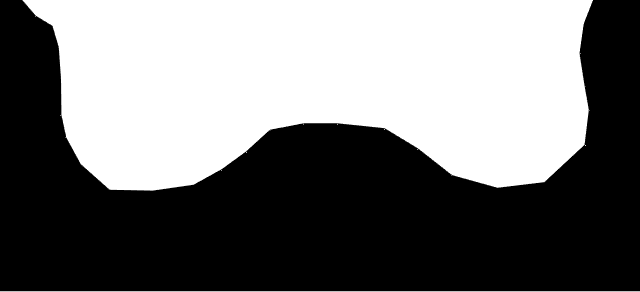
%> input picture Segmentation MATLAB Code/ALL VOLUNTEERS/cropped volunteers/SnakesV1C.tif, 640 x 292 px
$ octave jaccard_practice.m   (GNU Octave 9; MATLAB toolbox functions it lacks are replaced by stand-ins)
%> lines starting %> are read from the running program, lines starting %| are printed output that depends on the picture; in (x1, y1, x2, y2) boxes, pixels count from 0 and x2, y2 are one past the last pixel; in counts of white or black regions, pixels touching at a corner belong together; the program's own positions count from 1
 close all
% [17 lines of commented-out code are left out]
J = imread('SnakesV1C.tif');
[x,y,z]=size(J) %necessary for snakes to run
%> x = 292; y = 640; z = 4
J(:,:,1)=[]; %neccessary for snakes to run
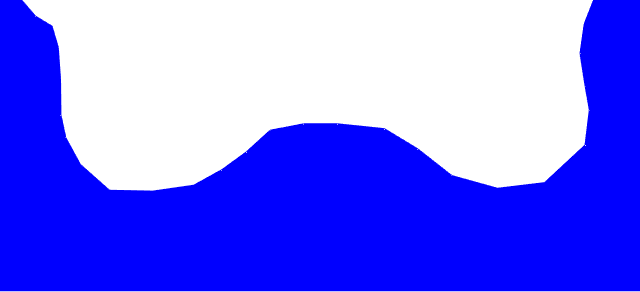
%> J: size 292x640x3 uint8; mean R, G, B 116.5, 116.5, 255
% [4 lines of commented-out code are left out]

JJ=logical(J);
% [a,b,c]=size(JJ);
JJ(:,:,1)=[];
JJ(:,:,2)=[];
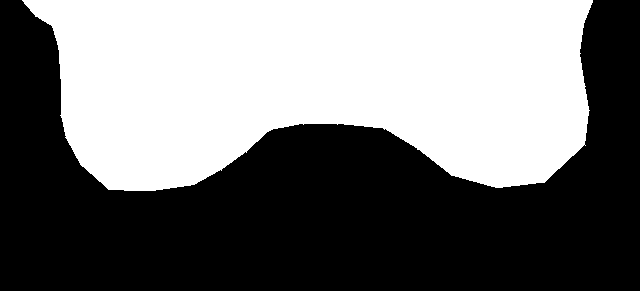
%> JJ: size 292x640 logical; 46% white; 2 white regions, box (x1, y1, x2, y2) and area: (22, 0, 593, 191) 85331, (0, 291, 640, 292) 640
figure
%imshow(JJ)

title('Snakes') %or connectPixels
% [6 lines of commented-out code are left out]
M = imread('0000 - V1C.tif'); %samhitas
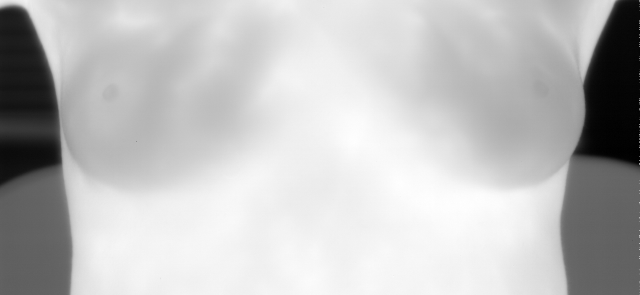
%> input picture Segmentation MATLAB Code/ALL VOLUNTEERS/cropped volunteers/0000 - V1C.tif, 640 x 295 px
%> M is the input picture: size 295x640 uint16; min 5025, max 9109, mean 8083.8
BW_groundTruth=logical(M)
%> BW_groundTruth: size 295x640 logical; every value is 1
figure
imshow(BW_groundTruth);
title('Truth')
%> (the run ends here)
